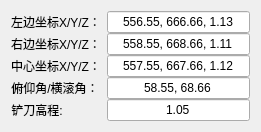
         <widget class="QWidget" name="">
          <property name="geometry">
           <rect>
            <x>0</x>
            <y>190</y>
            <width>261</width>
            <height>118</height>
           </rect>
          </property>
          <layout class="QFormLayout" name="formLayout_30">
           <property name="horizontalSpacing">
            <number>6</number>
           </property>
           <property name="verticalSpacing">
            <number>0</number>
           </property>
           <item row="0" column="0">
            <widget class="QLabel" name="label_615">
             <property name="font">
              <font>
               <pointsize>9</pointsize>
              </font>
             </property>
             <property name="text">
              <string>左边坐标X/Y/Z：</string>
             </property>
             <property name="alignment">
              <set>Qt::AlignCenter</set>
             </property>
            </widget>
           </item>
           <item row="0" column="1">
            <widget class="QLineEdit" name="lineEdit_190">
             <property name="font">
              <font>
               <pointsize>9</pointsize>
              </font>
             </property>
             <property name="text">
              <string>556.55, 666.66, 1.13</string>
             </property>
             <property name="alignment">
              <set>Qt::AlignCenter</set>
             </property>
            </widget>
           </item>
           <item row="1" column="0">
            <widget class="QLabel" name="label_616">
             <property name="font">
              <font>
               <pointsize>9</pointsize>
              </font>
             </property>
             <property name="text">
              <string>右边坐标X/Y/Z：</string>
             </property>
             <property name="alignment">
              <set>Qt::AlignCenter</set>
             </property>
            </widget>
           </item>
           <item row="1" column="1">
            <widget class="QLineEdit" name="lineEdit_191">
             <property name="font">
              <font>
               <pointsize>9</pointsize>
              </font>
             </property>
             <property name="text">
              <string>558.55, 668.66, 1.11</string>
             </property>
             <property name="alignment">
              <set>Qt::AlignCenter</set>
             </property>
            </widget>
           </item>
           <item row="2" column="0">
            <widget class="QLabel" name="label_619">
             <property name="font">
              <font>
               <pointsize>9</pointsize>
              </font>
             </property>
             <property name="text">
              <string>中心坐标X/Y/Z：</string>
             </property>
             <property name="alignment">
              <set>Qt::AlignCenter</set>
             </property>
            </widget>
           </item>
           <item row="2" column="1">
            <widget class="QLineEdit" name="lineEdit_192">
             <property name="font">
              <font>
               <pointsize>9</pointsize>
              </font>
             </property>
             <property name="text">
              <string>557.55, 667.66, 1.12</string>
             </property>
             <property name="alignment">
              <set>Qt::AlignCenter</set>
             </property>
            </widget>
           </item>
           <item row="3" column="0">
            <widget class="QLabel" name="label_620">
             <property name="font">
              <font>
               <pointsize>9</pointsize>
              </font>
             </property>
             <property name="text">
              <string>俯仰角/横滚角：</string>
             </property>
             <property name="alignment">
              <set>Qt::AlignCenter</set>
             </property>
            </widget>
           </item>
           <item row="3" column="1">
            <widget class="QLineEdit" name="lineEdit_193">
             <property name="font">
              <font>
               <pointsize>9</pointsize>
              </font>
             </property>
             <property name="text">
              <string>58.55, 68.66</string>
             </property>
             <property name="alignment">
              <set>Qt::AlignCenter</set>
             </property>
            </widget>
           </item>
           <item row="4" column="0">
            <widget class="QLabel" name="label_617">
             <property name="font">
              <font>
               <pointsize>9</pointsize>
              </font>
             </property>
             <property name="text">
              <string>铲刀高程:</string>
             </property>
             <property name="alignment">
              <set>Qt::AlignCenter</set>
             </property>
            </widget>
           </item>
           <item row="4" column="1">
            <widget class="QLineEdit" name="lineEdit_194">
             <property name="font">
              <font>
               <pointsize>9</pointsize>
              </font>
             </property>
             <property name="text">
              <string>1.05</string>
             </property>
             <property name="alignment">
              <set>Qt::AlignCenter</set>
             </property>
            </widget>
           </item>
          </layout>
         </widget>
